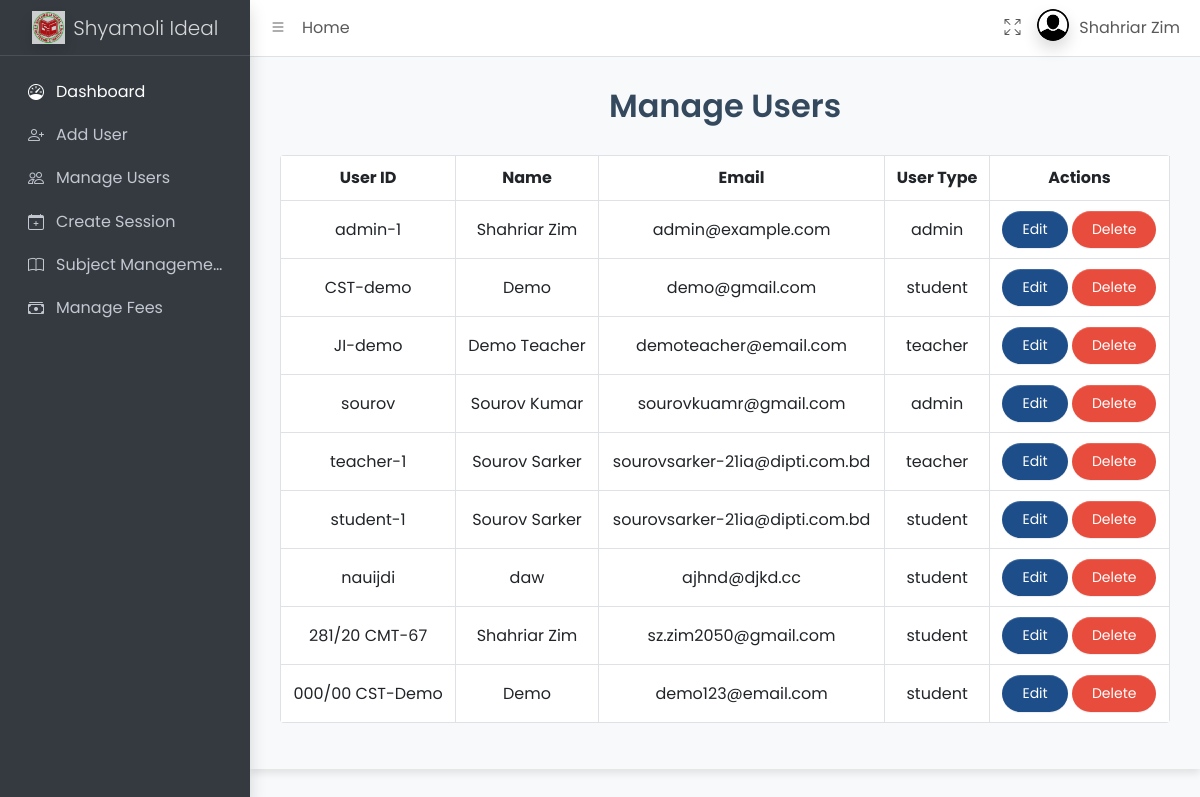
Before: /admin/dist/pages/manage_user.php (signed in) with the older database file.
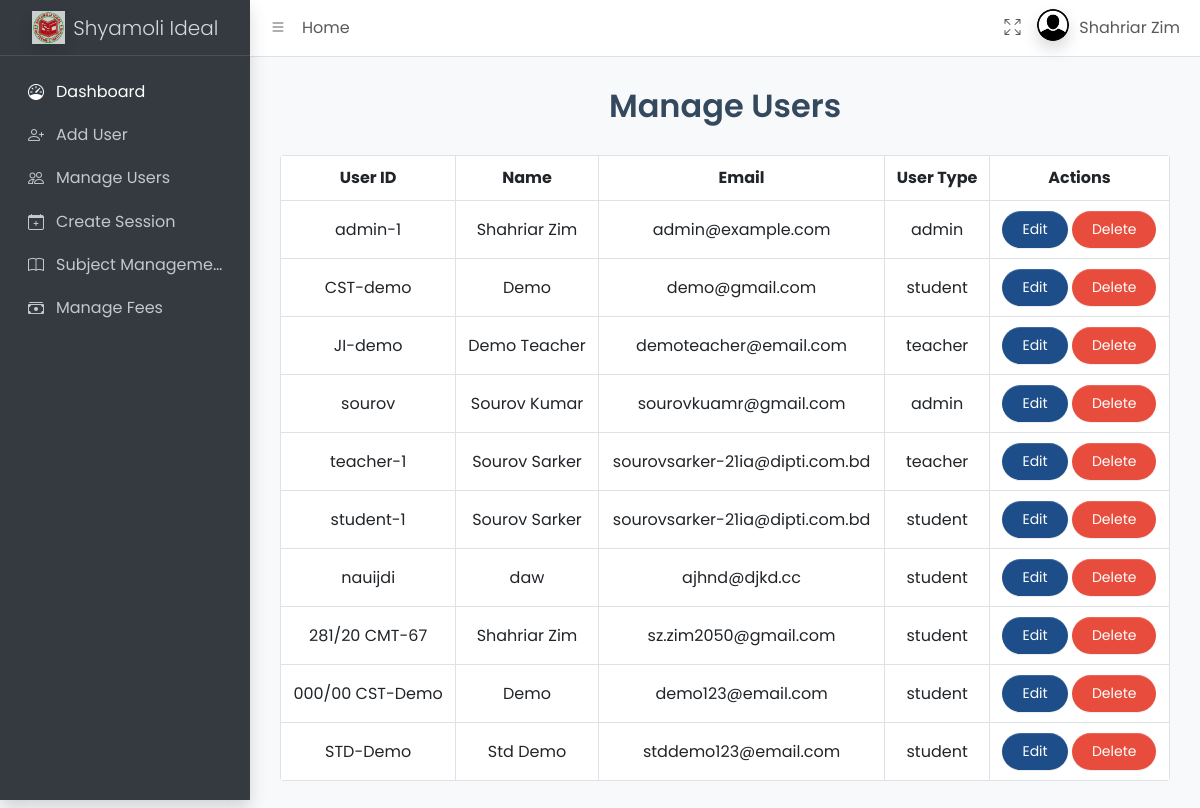
After: the same page with the newer database file.
### tables this page shows
CREATE TABLE `users` (
  `id` int(11) NOT NULL,
  `user_id` varchar(20) NOT NULL,
  `name` varchar(100) DEFAULT NULL,
  `email` varchar(100) DEFAULT NULL,
  `password` varchar(100) DEFAULT NULL,
  `user_type` enum('student','teacher','admin') NOT NULL,
  `session` varchar(20) DEFAULT NULL,
  `semester` enum('1st','2nd','3rd','4th','5th','6th','7th','8th') DEFAULT NULL,
  `role` enum('CI','Instructor','Junior Instructor') DEFAULT NULL,
  `photo` varchar(255) DEFAULT NULL,
  `created_at` timestamp NOT NULL DEFAULT current_timestamp()
);

### admin/dist/pages/manage_user.php (the view, shortened to what this page needs)
<?php
require_once 'partials/header.php' ?>
<?php require_once 'partials/navbar.php' ?>
<?php require_once 'partials/sidebar.php'?>
  <main class="app-main">
  <?php
$result = $conn->query("SELECT * FROM users");
?>
<!DOCTYPE html>
<html lang="en">
<head>
    <link rel="stylesheet" href="https://cdn.jsdelivr.net/npm/bootstrap@5.3.0/dist/css/bootstrap.min.css">
</head>
<body>
    <div class="container">
        <h2 class="text-center">Manage Users</h2>
        <table class="table table-bordered">
            <thead>
                <tr>
                    <th>User ID</th>
                    <th>Name</th>
                    <th>Email</th>
                    <th>User Type</th>
                    <th>Actions</th>
                </tr>
            </thead>
            <tbody>
                <?php
                while ($row = $result->fetch_assoc()) {
                    echo "<tr>";
                    echo "<td data-label='User ID'>" . $row['user_id'] . "</td>";
                    echo "<td data-label='Name'>" . $row['name'] . "</td>";
                    echo "<td data-label='Email'>" . $row['email'] . "</td>";
                    echo "<td data-label='User Type'>" . $row['user_type'] . "</td>";
                    echo "<td data-label='Actions'>";
                    echo "<a href='edit_user.php?id=" . $row['id'] . "' class='btn btn-primary btn-sm'>Edit</a> ";
                    echo "<a href='delete_user.php?id=" . $row['id'] . "' class='btn btn-danger btn-sm' onclick=\"return confirm('Are you sure you want to delete this user?');\">Delete</a>";
                    echo "</td>";
                    echo "</tr>";
                }
                ?>
            </tbody>
        </table>
    </div>
</body>
</html>
</main>
<?php require_once 'partials/footer.php' ?>

Changed rows visible on the page:
added users: user "STD-Demo", name "Std Demo", email "stddemo123@email.com", user_type "student"
